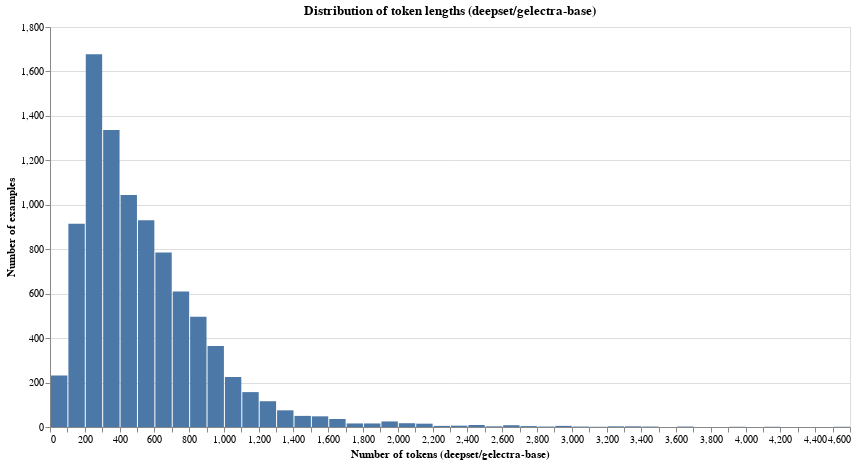

Notebook code for this chart:
### Code cell
token_dist_chart = (
    alt.Chart(df)
    .mark_bar()
    .encode(
        x=alt.X(
            "token_count:Q",
            bin=alt.Bin(maxbins=50),
            title="Number of tokens (deepset/gelectra-base)"
        ),
        y=alt.Y("count()", title="Number of examples"),
        tooltip=[
            alt.Tooltip("token_count:Q", bin=True, title="Token count"),
            alt.Tooltip("count()", title="Frequency")
        ],
    )
    .properties(
        width=800,
        height=400,
        title="Distribution of token lengths (deepset/gelectra-base)"
    )
)

token_dist_chart

### Figure 1 — Vega specification as saved in the notebook (floating-point values rounded to 4 significant figures)
{"$schema": "https://vega.github.io/schema/vega/v6.json", "data": [{"name": "source_0", "values": [{"__count": 915, "bin_maxbins_10_token_count": 0.0, "bin_maxbins_10_token_count_end": 500.0, "bin_maxbins_50_token_count": 100.0, "bin_maxbins_50_token_count_end": 200.0}, {"__count": 365, "bin_maxbins_10_token_count": 500.0, "bin_maxbins_10_token_count_end": 1000.0, "bin_maxbins_50_token_count": 900.0, "bin_maxbins_50_token_count_end": 1000.0}, {"__count": 1044, "bin_maxbins_10_token_count": 0.0, "bin_maxbins_10_token_count_end": 500.0, "bin_maxbins_50_token_count": 400.0, "bin_maxbins_50_token_count_end": 500.0}, {"__count": 496, "bin_maxbins_10_token_count": 500.0, "bin_maxbins_10_token_count_end": 1000.0, "bin_maxbins_50_token_count": 800.0, "bin_maxbins_50_token_count_end": 900.0}, {"__count": 1337, "bin_maxbins_10_token_count": 0.0, "bin_maxbins_10_token_count_end": 500.0, "bin_maxbins_50_token_count": 300.0, "bin_maxbins_50_token_count_end": 400.0}, {"__count": 232, "bin_maxbins_10_token_count": 0.0, "bin_maxbins_10_token_count_end": 500.0, "bin_maxbins_50_token_count": 0.0, "bin_maxbins_50_token_count_end": 100.0}, {"__count": 785, "bin_maxbins_10_token_count": 500.0, "bin_maxbins_10_token_count_end": 1000.0, "bin_maxbins_50_token_count": 600.0, "bin_maxbins_50_token_count_end": 700.0}, {"__count": 1677, "bin_maxbins_10_token_count": 0.0, "bin_maxbins_10_token_count_end": 500.0, "bin_maxbins_50_token_count": 200.0, "bin_maxbins_50_token_count_end": 300.0}, {"__count": 157, "bin_maxbins_10_token_count": 1000.0, "bin_maxbins_10_token_count_end": 1500.0, "bin_maxbins_50_token_count": 1100.0, "bin_maxbins_50_token_count_end": 1200.0}, {"__count": 610, "bin_maxbins_10_token_count": 500.0, "bin_maxbins_10_token_count_end": 1000.0, "bin_maxbins_50_token_count": 700.0, "bin_maxbins_50_token_count_end": 800.0}, {"__count": 930, "bin_maxbins_10_token_count": 500.0, "bin_maxbins_10_token_count_end": 1000.0, "bin_maxbins_50_token_count": 500.0, "bin_maxbins_50_token_count_end": 600.0}, {"__count": 5, "bin_maxbins_10_token_count": 2500.0, "bin_maxbins_10_token_count_end": 3000.0, "bin_maxbins_50_token_count": 2900.0, "bin_maxbins_50_token_count_end": 3000.0}, {"__count": 25, "bin_maxbins_10_token_count": 1500.0, "bin_maxbins_10_token_count_end": 2000.0, "bin_maxbins_50_token_count": 1900.0, "bin_maxbins_50_token_count_end": 2000.0}, {"__count": 36, "bin_maxbins_10_token_count": 1500.0, "bin_maxbins_10_token_count_end": 2000.0, "bin_maxbins_50_token_count": 1600.0, "bin_maxbins_50_token_count_end": 1700.0}, {"__count": 225, "bin_maxbins_10_token_count": 1000.0, "bin_maxbins_10_token_count_end": 1500.0, "bin_maxbins_50_token_count": 1000.0, "bin_maxbins_50_token_count_end": 1100.0}, {"__count": 116, "bin_maxbins_10_token_count": 1000.0, "bin_maxbins_10_token_count_end": 1500.0, "bin_maxbins_50_token_count": 1200.0, "bin_maxbins_50_token_count_end": 1300.0}, {"__count": 2, "bin_maxbins_10_token_count": 3500.0, "bin_maxbins_10_token_count_end": 4000.0, "bin_maxbins_50_token_count": 3600.0, "bin_maxbins_50_token_count_end": 3700.0}, {"__count": 50, "bin_maxbins_10_token_count": 1000.0, "bin_maxbins_10_token_count_end": 1500.0, "bin_maxbins_50_token_count": 1400.0, "bin_maxbins_50_token_count_end": 1500.0}, {"__count": 75, "bin_maxbins_10_token_count": 1000.0, "bin_maxbins_10_token_count_end": 1500.0, "bin_maxbins_50_token_count": 1300.0, "bin_maxbins_50_token_count_end": 1400.0}, {"__count": 15, "bin_maxbins_10_token_count": 2000.0, "bin_maxbins_10_token_count_end": 2500.0, "bin_maxbins_50_token_count": 2100.0, "bin_maxbins_50_token_count_end": 2200.0}, {"__count": 8, "bin_maxbins_10_token_count": 2500.0, "bin_maxbins_10_token_count_end": 3000.0, "bin_maxbins_50_token_count": 2600.0, "bin_maxbins_50_token_count_end": 2700.0}, {"__count": 4, "bin_maxbins_10_token_count": 2500.0, "bin_maxbins_10_token_count_end": 3000.0, "bin_maxbins_50_token_count": 2700.0, "bin_maxbins_50_token_count_end": 2800.0}, {"__count": 48, "bin_maxbins_10_token_count": 1500.0, "bin_maxbins_10_token_count_end": 2000.0, "bin_maxbins_50_token_count": 1500.0, "bin_maxbins_50_token_count_end": 1600.0}, {"__count": 3, "bin_maxbins_10_token_count": 3000.0, "bin_maxbins_10_token_count_end": 3500.0, "bin_maxbins_50_token_count": 3200.0, "bin_maxbins_50_token_count_end": 3300.0}, {"__count": 17, "bin_maxbins_10_token_count": 2000.0, "bin_maxbins_10_token_count_end": 2500.0, "bin_maxbins_50_token_count": 2000.0, "bin_maxbins_50_token_count_end": 2100.0}, {"__count": 5, "bin_maxbins_10_token_count": 2000.0, "bin_maxbins_10_token_count_end": 2500.0, "bin_maxbins_50_token_count": 2200.0, "bin_maxbins_50_token_count_end": 2300.0}, {"__count": 1, "bin_maxbins_10_token_count": 4000.0, "bin_maxbins_10_token_count_end": 4500.0, "bin_maxbins_50_token_count": 4100.0, "bin_maxbins_50_token_count_end": 4200.0}, {"__count": 9, "bin_maxbins_10_token_count": 2000.0, "bin_maxbins_10_token_count_end": 2500.0, "bin_maxbins_50_token_count": 2400.0, "bin_maxbins_50_token_count_end": 2500.0}, {"__count": 16, "bin_maxbins_10_token_count": 1500.0, "bin_maxbins_10_token_count_end": 2000.0, "bin_maxbins_50_token_count": 1700.0, "bin_maxbins_50_token_count_end": 1800.0}, {"__count": 16, "bin_maxbins_10_token_count": 1500.0, "bin_maxbins_10_token_count_end": 2000.0, "bin_maxbins_50_token_count": 1800.0, "bin_maxbins_50_token_count_end": 1900.0}, {"__count": 1, "bin_maxbins_10_token_count": 3500.0, "bin_maxbins_10_token_count_end": 4000.0, "bin_maxbins_50_token_count": 3900.0, "bin_maxbins_50_token_count_end": 4000.0}, {"__count": 2, "bin_maxbins_10_token_count": 3000.0, "bin_maxbins_10_token_count_end": 3500.0, "bin_maxbins_50_token_count": 3000.0, "bin_maxbins_50_token_count_end": 3100.0}, {"__count": 3, "bin_maxbins_10_token_count": 2500.0, "bin_maxbins_10_token_count_end": 3000.0, "bin_maxbins_50_token_count": 2500.0, "bin_maxbins_50_token_count_end": 2600.0}, {"__count": 3, "bin_maxbins_10_token_count": 3000.0, "bin_maxbins_10_token_count_end": 3500.0, "bin_maxbins_50_token_count": 3300.0, "bin_maxbins_50_token_count_end": 3400.0}, {"__count": 2, "bin_maxbins_10_token_count": 3000.0, "bin_maxbins_10_token_count_end": 3500.0, "bin_maxbins_50_token_count": 3400.0, "bin_maxbins_50_token_count_end": 3500.0}, {"__count": 6, "bin_maxbins_10_token_count": 2000.0, "bin_maxbins_10_token_count_end": 2500.0, "bin_maxbins_50_token_count": 2300.0, "bin_maxbins_50_token_count_end": 2400.0}, {"__count": 2, "bin_maxbins_10_token_count": 2500.0, "bin_maxbins_10_token_count_end": 3000.0, "bin_maxbins_50_token_count": 2800.0, "bin_maxbins_50_token_count_end": 2900.0}, {"__count": 1, "bin_maxbins_10_token_count": 3000.0, "bin_maxbins_10_token_count_end": 3500.0, "bin_maxbins_50_token_count": 3100.0, "bin_maxbins_50_token_count_end": 3200.0}, {"__count": 1, "bin_maxbins_10_token_count": 4500.0, "bin_maxbins_10_token_count_end": 5000.0, "bin_maxbins_50_token_count": 4500.0, "bin_maxbins_50_token_count_end": 4600.0}]}, {"name": "source_0_y_domain___count", "values": [{"min": 1, "max": 1677}]}], "signals": [{"name": "bin_maxbins_50_token_count_bins", "value": {"fields": ["token_count"], "fname": "bin_token_count", "start": 0.0, "step": 100.0, "stop": 4600.0}}], "marks": [{"type": "rect", "name": "marks", "from": {"data": "source_0"}, "encode": {"update": {"fill": {"value": "#4c78a8"}, "tooltip": {"signal": "{\"Token count\": !isValid(datum[\"bin_maxbins_10_token_count\"]) || !isFinite(+datum[\"bin_maxbins_10_token_count\"]) ? \"null\" : format(datum[\"bin_maxbins_10_token_count\"], \"\") + \" – \" + format(datum[\"bin_maxbins_10_token_count_end\"], \"\"), \"Frequency\": format(datum[\"__count\"], \"\")}"}, "x": {"field": "bin_maxbins_50_token_count_end", "scale": "x", "offset": {"signal": "0.5 + (abs(scale(\"x\", datum[\"bin_maxbins_50_token_count_end\"]) - scale(\"x\", datum[\"bin_maxbins_50_token_count\"])) < 0.25 ? 0.5 * (0.25 - (abs(scale(\"x\", datum[\"bin_maxbins_50_token_count_end\"]) - scale(\"x\", datum[\"bin_maxbins_50_token_count\"])))) : -0.5)"}}, "x2": {"field": "bin_maxbins_50_token_count", "scale": "x", "offset": {"signal": "0.5 + (abs(scale(\"x\", datum[\"bin_maxbins_50_token_count_end\"]) - scale(\"x\", datum[\"bin_maxbins_50_token_count\"])) < 0.25 ? -0.5 * (0.25 - (abs(scale(\"x\", datum[\"bin_maxbins_50_token_count_end\"]) - scale(\"x\", datum[\"bin_maxbins_50_token_count\"])))) : 0.5)"}}, "y": {"field": "__count", "scale": "y"}, "y2": {"value": 0, "scale": "y"}}}, "style": ["bar"]}], "scales": [{"name": "x", "type": "linear", "domain": {"signal": "[bin_maxbins_50_token_count_bins.start, bin_maxbins_50_token_count_bins.stop]"}, "range": [0, {"signal": "width"}], "bins": {"signal": "bin_maxbins_50_token_count_bins"}, "zero": false}, {"name": "y", "type": "linear", "domain": [{"signal": "(data(\"source_0_y_domain___count\")[0] || {}).min"}, {"signal": "(data(\"source_0_y_domain___count\")[0] || {}).max"}], "range": [{"signal": "height"}, 0], "nice": true, "zero": true}], "axes": [{"scale": "y", "orient": "left", "gridScale": "x", "ticks": false, "minExtent": 0, "maxExtent": 0, "zindex": 0, "aria": false, "tickCount": {"signal": "ceil(height/40)"}, "domain": false, "labels": false, "grid": true}, {"scale": "x", "zindex": 0, "labelOverlap": true, "orient": "bottom", "title": "Number of tokens (deepset/gelectra-base)", "tickCount": {"signal": "ceil(width/10)"}, "grid": false, "labelFlush": true}, {"scale": "y", "tickCount": {"signal": "ceil(height/40)"}, "grid": false, "labelOverlap": true, "title": "Number of examples", "orient": "left", "zindex": 0}], "title": {"text": "Distribution of token lengths (deepset/gelectra-base)", "frame": "group"}, "background": "white", "height": 400, "padding": 5, "style": "cell", "width": 800}
